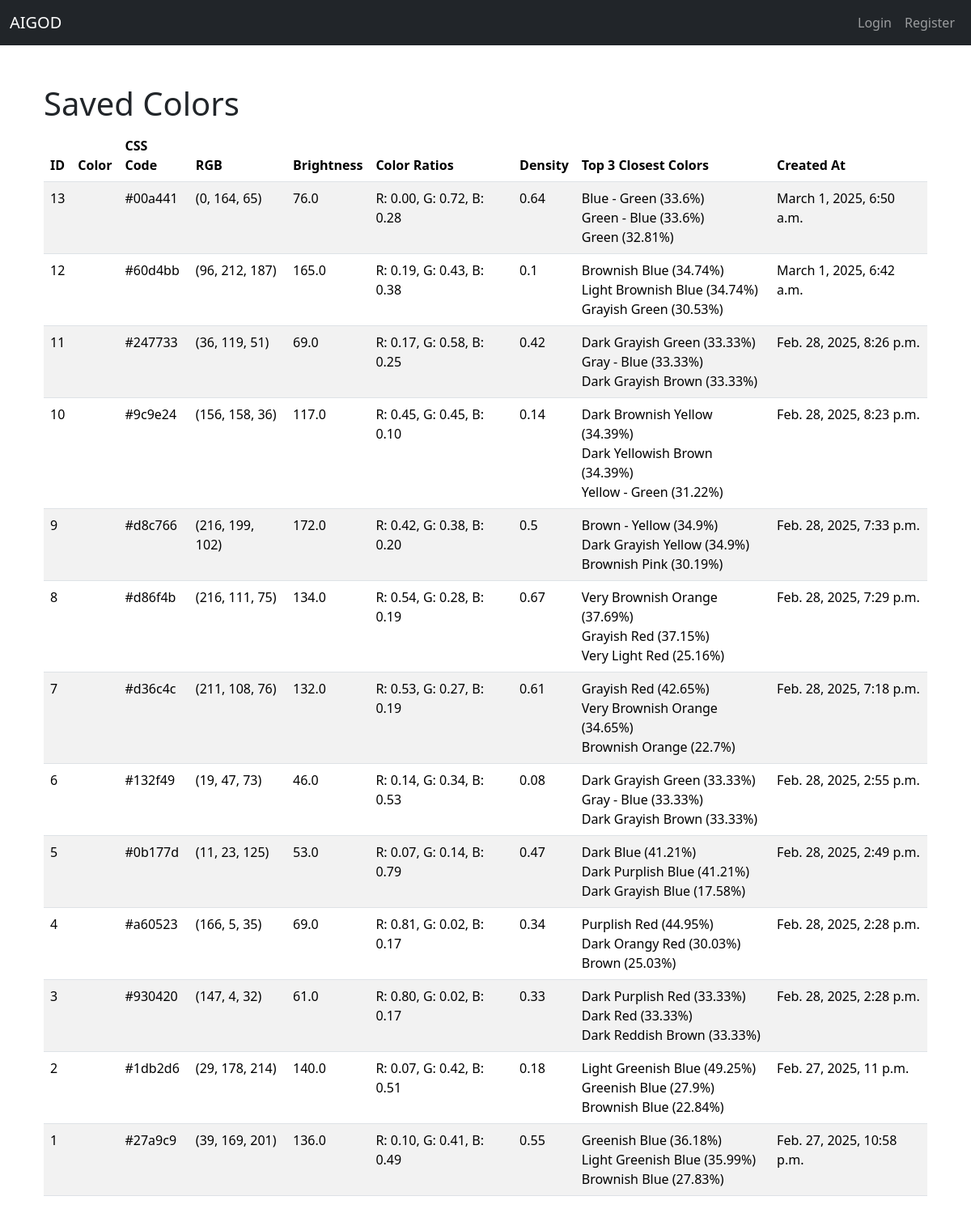
The page /saved_colors/ on the database its author committed.
### gemstone_app/models.py (models this page shows, shortened)
class ColorAnalysis(models.Model):
    gemstone_image = models.ForeignKey('GemstoneImage', on_delete=models.CASCADE)
    rgb = models.CharField(max_length=20)
    css_color_code = models.CharField(max_length=7)
    brightness = models.FloatField()
    color_ratios = models.CharField(max_length=50)
    density = models.FloatField()
    closest_colors = models.JSONField()
    created_at = models.DateTimeField(auto_now_add=True)

### gemstone_app/views.py (the view)
# urls.py: path('saved_colors/', saved_colors, name='saved_colors'),
def saved_colors(request):
    colors = ColorAnalysis.objects.all().order_by('-created_at')  # Show latest first
    return render(request, 'saved_colors.html', {'colors': colors})

### gemstone_app/templates/saved_colors.html
{% extends "base.html" %}
{% block content %}
<div class="container mt-5">
    <h1>Saved Colors</h1>
    <table class="table table-striped">
        <thead>
            <tr>
                <th>ID</th>
                <th>Color</th>
                <th>CSS Code</th>
                <th>RGB</th>
                <th>Brightness</th>
                <th>Color Ratios</th>
                <th>Density</th>
                <th>Top 3 Closest Colors</th>
                <th>Created At</th>
            </tr>
        </thead>
        <tbody>
            {% for color in colors %}
            <tr>
                <td>{{ color.id }}</td>
                <td><div class="color-box" style="background-color: {{ color.css_color_code }};"></div></td>
                <td>{{ color.css_color_code }}</td>
                <td>{{ color.rgb }}</td>
                <td>{{ color.brightness }}</td>
                <td>{{ color.color_ratios }}</td>
                <td>{{ color.density }}</td>
                <td>
                    {% for color_match in color.closest_colors %}
                        {{ color_match.name }} ({{ color_match.percentage }}%)<br>
                    {% endfor %}
                </td>
                <td>{{ color.created_at }}</td>
            </tr>
            {% endfor %}
        </tbody>
    </table>
</div>
{% endblock %}

### gemstone_app/templates/base.html (shortened to what this page needs)
{% load static %}
<!DOCTYPE html>
<html lang="en">
<head>
    <link href="https://cdn.jsdelivr.net/npm/bootstrap@5.3.3/dist/css/bootstrap.min.css" rel="stylesheet">
</head>
<body>
<nav class="navbar navbar-expand-lg navbar-dark bg-dark">
    <div class="container-fluid">
        <a class="navbar-brand" href="/">AIGOD</a>
        <div class="collapse navbar-collapse" id="navbarNav">
            <ul class="navbar-nav ms-auto">
                {% if user.is_authenticated %}
                    <li class="nav-item"><a class="nav-link" href="#">Welcome, {{ user.username }}</a></li>
                    <li class="nav-item"><a class="nav-link" href="{% url 'upload_image' %}">Upload</a></li>
                    <li class="nav-item"><a class="nav-link" href="{% url 'search_colors' %}">Search Colors</a></li>
                    <li class="nav-item"><a class="nav-link" href="{% url 'logout' %}">Logout</a></li>
                {% else %}
                    <li class="nav-item"><a class="nav-link" href="{% url 'login' %}">Login</a></li>
                    <li class="nav-item"><a class="nav-link" href="{% url 'register' %}">Register</a></li>
                {% endif %}
            </ul>
        </div>
    </div>
</nav>
<div class="container mt-5">
    {% block content %}
    {% endblock %}
</div>
</body>
</html>

### rows shown on the page
ColorAnalysis: id "13", css_color_code "#00a441", rgb "(0, 164, 65)", brightness "76.0", color_ratios "R: 0.00, G: 0.72, B: 0.28", density "0.64", name "Blue - Green" "Green - Blue" "Green", percentage "33.6" "33.6" "32.81", created_at "March 1, 2025, 6:50 a.m."
ColorAnalysis: id "12", css_color_code "#60d4bb", rgb "(96, 212, 187)", brightness "165.0", color_ratios "R: 0.19, G: 0.43, B: 0.38", density "0.1", name "Brownish Blue" "Light Brownish Blue" "Grayish Green", percentage "34.74" "34.74" "30.53", created_at "March 1, 2025, 6:42 a.m."
ColorAnalysis: id "11", css_color_code "#247733", rgb "(36, 119, 51)", brightness "69.0", color_ratios "R: 0.17, G: 0.58, B: 0.25", density "0.42", name "Dark Grayish Green" "Gray - Blue" "Dark Grayish Brown", percentage "33.33" "33.33" "33.33", created_at "Feb. 28, 2025, 8:26 p.m."
ColorAnalysis: id "10", css_color_code "#9c9e24", rgb "(156, 158, 36)", brightness "117.0", color_ratios "R: 0.45, G: 0.45, B: 0.10", density "0.14", name "Dark Brownish Yellow" "Dark Yellowish Brown" "Yellow - Green", percentage "34.39" "34.39" "31.22", created_at "Feb. 28, 2025, 8:23 p.m."
ColorAnalysis: id "9", css_color_code "#d8c766", rgb "(216, 199, 102)", brightness "172.0", color_ratios "R: 0.42, G: 0.38, B: 0.20", density "0.5", name "Brown - Yellow" "Dark Grayish Yellow" "Brownish Pink", percentage "34.9" "34.9" "30.19", created_at "Feb. 28, 2025, 7:33 p.m."
ColorAnalysis: id "8", css_color_code "#d86f4b", rgb "(216, 111, 75)", brightness "134.0", color_ratios "R: 0.54, G: 0.28, B: 0.19", density "0.67", name "Very Brownish Orange" "Grayish Red" "Very Light Red", percentage "37.69" "37.15" "25.16", created_at "Feb. 28, 2025, 7:29 p.m."
ColorAnalysis: id "7", css_color_code "#d36c4c", rgb "(211, 108, 76)", brightness "132.0", color_ratios "R: 0.53, G: 0.27, B: 0.19", density "0.61", name "Grayish Red" "Very Brownish Orange" "Brownish Orange", percentage "42.65" "34.65" "22.7", created_at "Feb. 28, 2025, 7:18 p.m."
ColorAnalysis: id "6", css_color_code "#132f49", rgb "(19, 47, 73)", brightness "46.0", color_ratios "R: 0.14, G: 0.34, B: 0.53", density "0.08", name "Dark Grayish Green" "Gray - Blue" "Dark Grayish Brown", percentage "33.33" "33.33" "33.33", created_at "Feb. 28, 2025, 2:55 p.m."
ColorAnalysis: id "5", css_color_code "#0b177d", rgb "(11, 23, 125)", brightness "53.0", color_ratios "R: 0.07, G: 0.14, B: 0.79", density "0.47", name "Dark Blue" "Dark Purplish Blue" "Dark Grayish Blue", percentage "41.21" "41.21" "17.58", created_at "Feb. 28, 2025, 2:49 p.m."
ColorAnalysis: id "4", css_color_code "#a60523", rgb "(166, 5, 35)", brightness "69.0", color_ratios "R: 0.81, G: 0.02, B: 0.17", density "0.34", name "Purplish Red" "Dark Orangy Red" "Brown", percentage "44.95" "30.03" "25.03", created_at "Feb. 28, 2025, 2:28 p.m."
ColorAnalysis: id "3", css_color_code "#930420", rgb "(147, 4, 32)", brightness "61.0", color_ratios "R: 0.80, G: 0.02, B: 0.17", density "0.33", name "Dark Purplish Red" "Dark Red" "Dark Reddish Brown", percentage "33.33" "33.33" "33.33", created_at "Feb. 28, 2025, 2:28 p.m."
ColorAnalysis: id "2", css_color_code "#1db2d6", rgb "(29, 178, 214)", brightness "140.0", color_ratios "R: 0.07, G: 0.42, B: 0.51", density "0.18", name "Light Greenish Blue" "Greenish Blue" "Brownish Blue", percentage "49.25" "27.9" "22.84", created_at "Feb. 27, 2025, 11 p.m."
ColorAnalysis: id "1", css_color_code "#27a9c9", rgb "(39, 169, 201)", brightness "136.0", color_ratios "R: 0.10, G: 0.41, B: 0.49", density "0.55", name "Greenish Blue" "Light Greenish Blue" "Brownish Blue", percentage "36.18" "35.99" "27.83", created_at "Feb. 27, 2025, 10:58 p.m."
